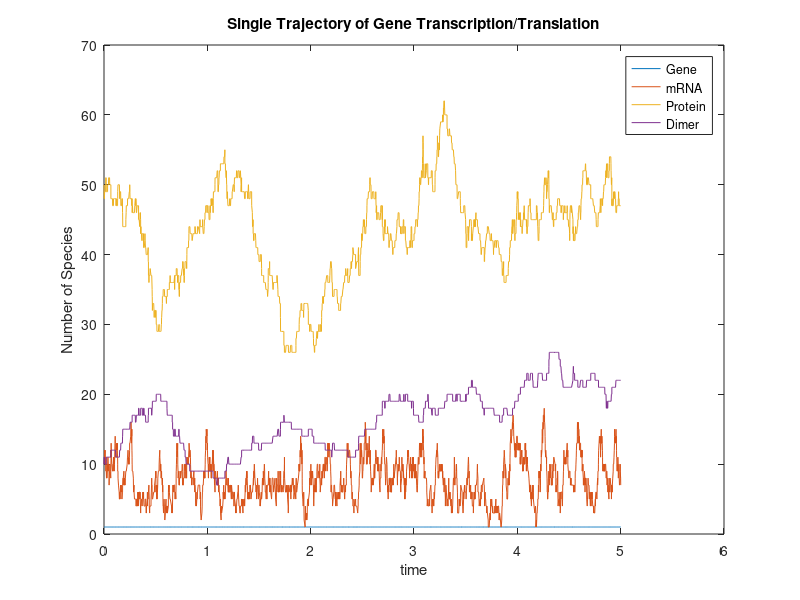

Reproduce this figure in MATLAB.
%given parameters/rate constants
k1 = 200;   
k2 = 10;
k3 = .01;
dm = 25;
dp = 1;
dd = 1;
% number of iterations- Monte Carlo
n = 1;

% reaction vectors in columns
zeta = [0  0  0  0  0  0;
        1  0 -1  0  0  0;
        0  1  0 -1 -2  0;
        0  0  0  0  1 -1];

% preallocate for loop
X0 = [1 10 50 10]';
X = zeros(4,5000);
XT5 = zeros(4,n);
X(:,1) = X0;
lam = zeros(6,1);
% random number tracker
rcount = 1;
% generate random number pool
rs = rand(1,50000*n);
for idx = 1:n
%generate starting uniform randoms
Pk = log(1./rand(6,1));
Tk = zeros(6,1);
t = zeros(1,5000);
count = 1;
while t(count)<5
    % calculate intensity functions
    lam(1) = k1;
    lam(2) = k2*X(2,count);
    lam(3) = dm*X(2,count);
    lam(4) = dp*X(3,count);
    lam(5) = k3*X(3,count)*(X(3,count)-1);
    lam(6) = dd*X(4,count);
    % find scaled time
    deltk = (Pk-Tk)./lam;
    % find next reaction
    [del,mu] = min(deltk);
    % add reaction vector
    X(:,count+1) = X(:,count) + zeta(:,mu);
    % update scale times
    Tk = Tk + del*lam;
    % update the triggered reaction P
    Pk(mu) = Pk(mu) + log(1/rs(rcount));
    rcount = rcount + 1;
    % update overall time
    t(count + 1) = t(count) + del;
    count = count + 1; 
end
% final value to tracker
XT5(:,idx) = X(:,count-1);
end
%truncate
X = X(:,1:count);
t = t(1:count);
%plot the last trajectory
figure(1)
plot(t,X)
title('Single Trajectory of Gene Transcription/Translation')
legend('Gene','mRNA','Protein','Dimer')
xlabel('time')
ylabel('Number of Species')

% calculate expectation of each species
Xmean = mean(XT5,2);

% calculate 2nd moment of each species
Xsecond = mean(XT5.^2,2);
Xvar = Xsecond - Xmean.^2;
display(Xmean(4),'Mean')
display(Xvar(4),'Variance')